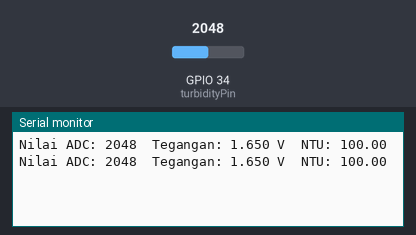
A sketch run on a simulated ESP32. On the bench: the last lines printed to the serial monitor. The inputs (shaded band) are chosen by the test bench; at power-on: GPIO 34 (turbidityPin) = 2048.

Above: at 1.8 s.
1.9 s: GPIO 34 (turbidityPin) set to 2866
At 2.6 s:
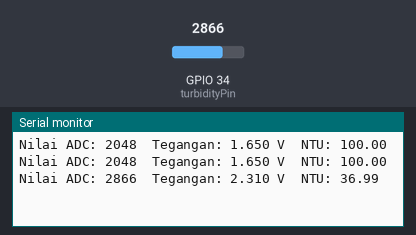
3.4 s: GPIO 34 (turbidityPin) set to 3603
At 4.8 s:
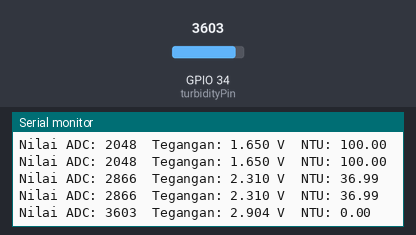
Timing chart, 0 to 6.4 s (numbered marks = the images above; inputs shaded):
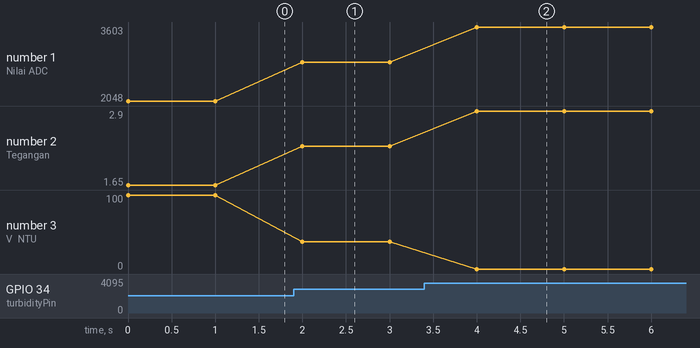

Measured:
- after the input at 1.9 s, the serial monitor: prints a new line after 0.10 s (image 1)
- after the input at 3.4 s, the serial monitor: prints a new line after 0.60 s (image 2)
- plotted number 1: 2048 → 2866 after the input at 1.9 s, 2866 → 3603 after the input at 3.4 s
- plotted number 2: 1.65 → 2.31 after the input at 1.9 s, 2.31 → 2.9 after the input at 3.4 s
- plotted number 3: 100 → 36.99 after the input at 1.9 s, 36.99 → 0 after the input at 3.4 s

The sketch:

test_turbidity.ino
```cpp
// Pin turbidity sensor
const int turbidityPin = 34; // Input analog sensor turbidity pada GPIO34

// Variabel untuk kalibrasi
const float voltageClear = 2.55; // Tegangan untuk air bersih (0 NTU)
const float voltageDirty = 1.9; // Tegangan untuk air kotor (maksimal NTU)
const float maxNTU = 100.0;     // Nilai NTU maksimum untuk air sangat kotor
const float VREF = 3.3;         // Tegangan referensi ESP32
const int ADC_RESOLUTION = 4095; // Resolusi ADC 12-bit ESP32

void setup() {
  Serial.begin(9600);
  pinMode(turbidityPin, INPUT);
}

void loop() {
  // Membaca nilai ADC dari sensor turbidity
  int adcValue = analogRead(turbidityPin);

  // Konversi nilai ADC ke tegangan
  float voltage = adcValue * (VREF / ADC_RESOLUTION);

  // Menghitung nilai NTU berdasarkan kalibrasi
  float ntu;
  if (voltage > voltageClear) {
    ntu = 0.0; // Jika tegangan lebih tinggi dari tegangan air bersih, NTU adalah 0
  } else if (voltage < voltageDirty) {
    ntu = maxNTU; // Jika tegangan lebih rendah dari tegangan air kotor, NTU adalah maksimum
  } else {
    // Linear mapping dari tegangan ke NTU
    ntu = (voltageClear - voltage) / (voltageClear - voltageDirty) * maxNTU;
  }

  // Menampilkan hasil pada Serial Monitor
  Serial.print("Nilai ADC: ");
  Serial.print(adcValue);
  Serial.print("\tTegangan: ");
  Serial.print(voltage, 3);
  Serial.print(" V\tNTU: ");
  Serial.println(ntu, 2); // Tampilkan dengan 2 angka desimal

  delay(1000); // Tunggu 1 detik sebelum pembacaan berikutnya
}
```
